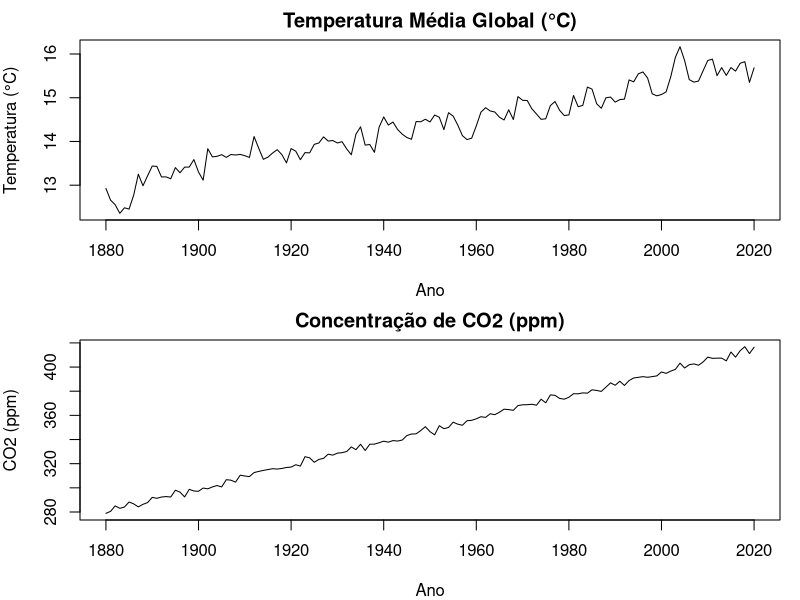
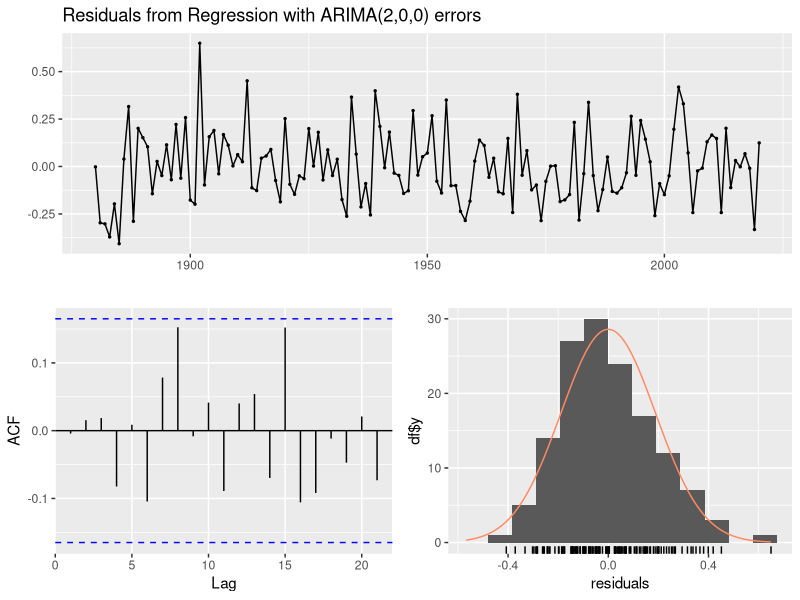
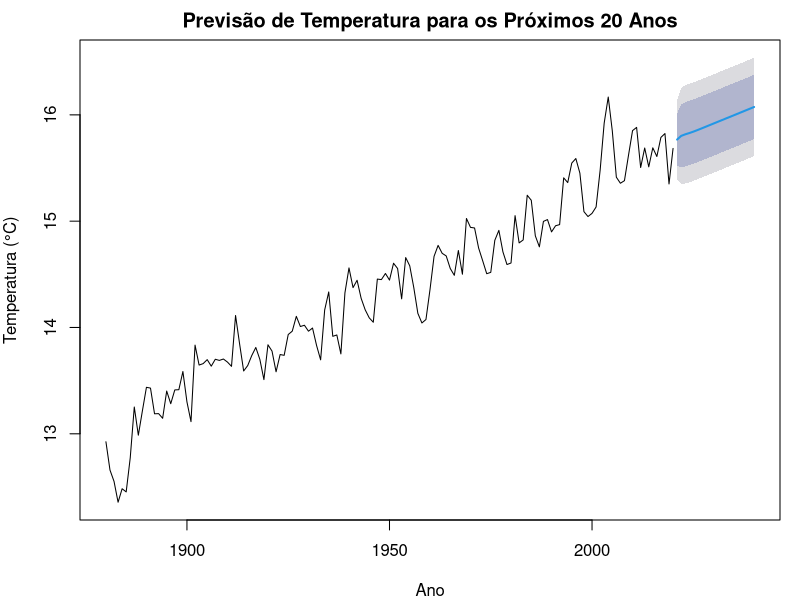
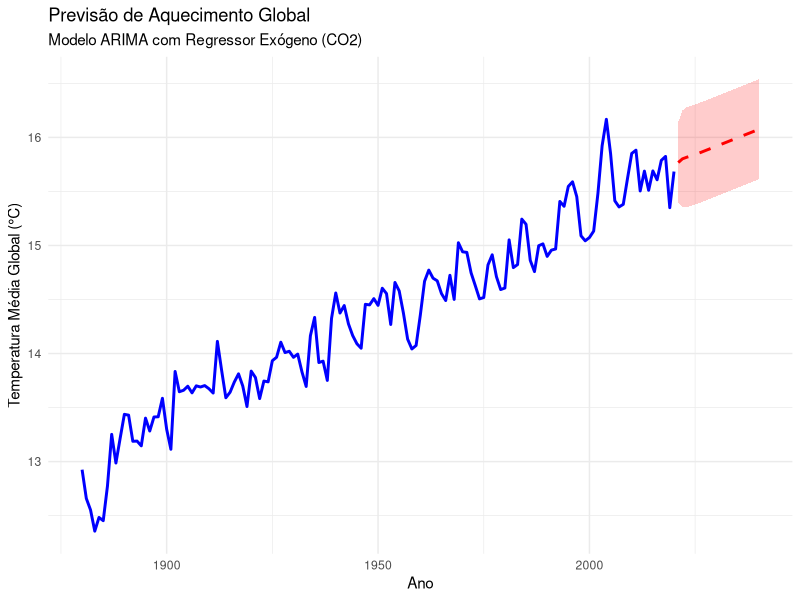

Here is the R script that generated these plots, in order:
# --- Limpar dispositivos gráficos abertos ---
while (!is.null(dev.list())) dev.off()

# --- Instalação e carregamento dos pacotes necessários ---
if (!require("tidyverse")) install.packages("tidyverse", dependencies = TRUE)
if (!require("forecast")) install.packages("forecast", dependencies = TRUE)
if (!require("ggplot2")) install.packages("ggplot2", dependencies = TRUE)

library(tidyverse)
library(forecast)
library(ggplot2)

# --- 1. Gerar dados sintéticos de aquecimento global ---
set.seed(123)  # Para reprodutibilidade
anos <- 1880:2020
n <- length(anos)

# Simular a concentração de CO2 (em ppm) com tendência de aumento:
# Aproximadamente 280 ppm em 1880 até 415 ppm em 2020, com variação aleatória
concentracao_CO2 <- seq(from = 280, to = 415, length.out = n) + rnorm(n, 0, 2)

# Simular a temperatura média global (em °C):
# Temperatura base de 13°C, com efeito linear do CO2 e erro autocorrelacionado (processo AR(1))
phi <- 0.7  # Parâmetro do processo AR(1)
erro <- numeric(n)
erro[1] <- rnorm(1, 0, 0.2)
for (i in 2:n) {
  erro[i] <- phi * erro[i - 1] + rnorm(1, 0, 0.2)
}
temperatura_media <- 13 + 0.02 * (concentracao_CO2 - 280) + erro

# Criar um data frame com os dados
dados <- data.frame(
  Ano = anos,
  CO2 = concentracao_CO2,
  Temperatura = temperatura_media
)

# Visualizar as primeiras linhas dos dados
head(dados)

# --- 2. Converter os dados em objetos de série temporal ---
# Como os dados são anuais, a frequência é 1
serie_temperatura <- ts(dados$Temperatura, start = 1880, frequency = 1)
serie_CO2 <- ts(dados$CO2, start = 1880, frequency = 1)

# --- 3. Análise exploratória dos dados (plots base R) ---
# Ajustar as margens e dividir a área de plotagem para dois gráficos
par(mfrow = c(2, 1), mar = c(4, 4, 2, 1))

plot(serie_temperatura,
     main = "Temperatura Média Global (°C)",
     ylab = "Temperatura (°C)",
     xlab = "Ano")

plot(serie_CO2,
     main = "Concentração de CO2 (ppm)",
     ylab = "CO2 (ppm)",
     xlab = "Ano")

# Restaurar o layout padrão de plotagem
par(mfrow = c(1, 1))

# --- 4. Ajuste de Modelo ARIMA com Regressor Exógeno ---
# Ajustar um modelo ARIMA à série de temperatura utilizando a série de CO2 como variável exógena
modelo_arima <- auto.arima(serie_temperatura, xreg = serie_CO2)
summary(modelo_arima)

# Diagnóstico dos resíduos do modelo
checkresiduals(modelo_arima)

# --- 5. Previsão para os Próximos 20 Anos ---
anos_futuros <- 2021:(2020 + 20)
n_futuro <- length(anos_futuros)

# Simular valores futuros para a concentração de CO2
# Supondo um aumento médio anual de aproximadamente 0.75 ppm
CO2_futuro <- seq(from = tail(dados$CO2, 1), length.out = n_futuro, by = 0.75)

# Gerar a previsão do modelo ARIMA com a variável exógena
previsao <- forecast(modelo_arima, xreg = CO2_futuro, h = n_futuro)

# Plot da previsão utilizando base R
plot(previsao,
     main = "Previsão de Temperatura para os Próximos 20 Anos",
     ylab = "Temperatura (°C)",
     xlab = "Ano")

# --- 6. Visualização Integrada com ggplot2 ---
# Criar um data frame com os dados da previsão
previsao_df <- data.frame(
  Ano = anos_futuros,
  TemperaturaPrevista = as.numeric(previsao$mean),
  LimInf = as.numeric(previsao$lower[, 2]),
  LimSup = as.numeric(previsao$upper[, 2])
)

# Plot final utilizando ggplot2 com 'linewidth' (substituindo 'size')
p <- ggplot() +
  geom_line(data = dados, aes(x = Ano, y = Temperatura), color = "blue", linewidth = 1) +
  geom_line(data = previsao_df, aes(x = Ano, y = TemperaturaPrevista),
            color = "red", linewidth = 1, linetype = "dashed") +
  geom_ribbon(data = previsao_df, aes(x = Ano, ymin = LimInf, ymax = LimSup),
              fill = "red", alpha = 0.2) +
  labs(title = "Previsão de Aquecimento Global",
       subtitle = "Modelo ARIMA com Regressor Exógeno (CO2)",
       x = "Ano",
       y = "Temperatura Média Global (°C)") +
  theme_minimal()

# Exibir o gráfico final
print(p)
